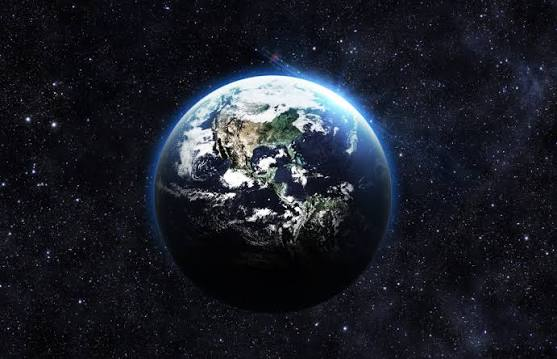
#> input picture images.jpg, 557 x 359 px, found by its file name
$ python images_splitter.py
#> lines starting #> are read from the running program, lines starting #| are printed output that depends on the picture
import cv2
import os

# 1. Dosya yolu ve dosya adı tanımlamaları
folder_path = r"C:\Users\Casper\Desktop\28_09"
file_name = "images.jpg"
full_image_path = os.path.join(folder_path, file_name)

print(f"Loading image from: {full_image_path}")

# 2. Fotoğrafı Yükle
img = cv2.imread(full_image_path)
#> img is the input picture: shape (359, 557, 3); mean B, G, R 40.7, 31.6, 28.8

if img is None:
    print(f"ERROR: Could not find or open the image at '{full_image_path}'.")
    print("Please make sure 'images.jpg' exists in 'C:\\Users\\Casper\\Desktop\\28_09'.")
    exit(1)

# 3. Siyah-Beyaz (Gri Tonlama) Dönüşümü
gray_img = cv2.cvtColor(img, cv2.COLOR_BGR2GRAY)
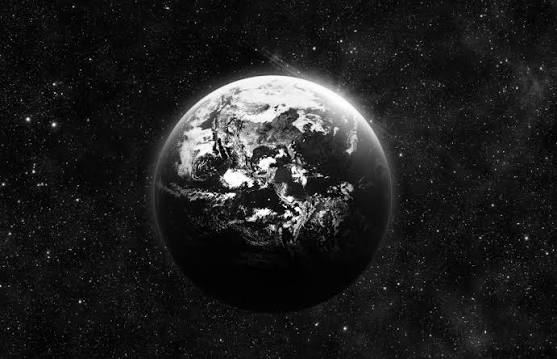
#> gray_img: shape (359, 557); min 0, max 255, mean 31.8
grayscale_save_path = os.path.join(folder_path, "grayscale_full.png")
cv2.imwrite(grayscale_save_path, gray_img)
print(f"Grayscale full image saved to: {grayscale_save_path}")

# 4. Resmi 4 Eşit Parçaya Böl (2x2 Izgara)
height, width = gray_img.shape
#> height = 359; width = 557
mid_y = height // 2
#> mid_y = 179
mid_x = width // 2
#> mid_x = 278

part1 = gray_img[0:mid_y, 0:mid_x]          # Top-Left
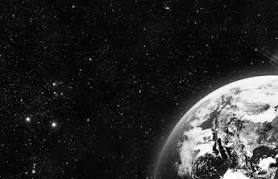
#> part1: shape (179, 278); min 0, max 255, mean 41.2
part2 = gray_img[0:mid_y, mid_x:width]      # Top-Right
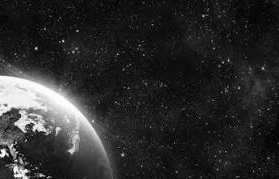
#> part2: shape (179, 279); min 0, max 255, mean 44
part3 = gray_img[mid_y:height, 0:mid_x]      # Bottom-Left
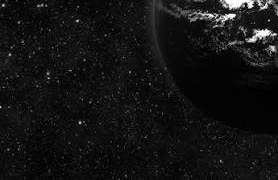
#> part3: shape (180, 278); min 0, max 255, mean 19
part4 = gray_img[mid_y:height, mid_x:width]  # Bottom-Right
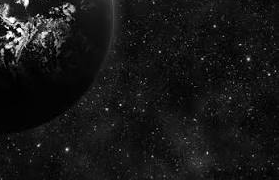
#> part4: shape (180, 279); min 0, max 255, mean 22.9

# 5. Parçaları Klasöre Kaydet
parts = [
    ("part_1_top_left.png", part1),
    ("part_2_top_right.png", part2),
    ("part_3_bottom_left.png", part3),
    ("part_4_bottom_right.png", part4)
]

print("\nSplitting image into 4 equal parts...")
for file_title, part_data in parts:
    save_path = os.path.join(folder_path, file_title)
    cv2.imwrite(save_path, part_data)
    print(f" -> Saved: {save_path}")
#> this loop made 4 passes
#> file_title on passes 1 to 4: 'part_1_top_left.png', 'part_2_top_right.png', 'part_3_bottom_left.png', 'part_4_bottom_right.png'
#|  -> Saved: C:\Users\Casper\Desktop\28_09/part_1_top_left.png
#|  -> Saved: C:\Users\Casper\Desktop\28_09/part_2_top_right.png
#|  -> Saved: C:\Users\Casper\Desktop\28_09/part_3_bottom_left.png
#|  -> Saved: C:\Users\Casper\Desktop\28_09/part_4_bottom_right.png

print("\nProcess completed successfully!")
